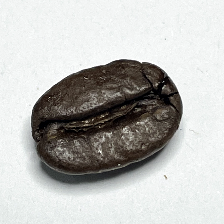
#> input picture dataset/train/Dark/dark (10).png, 224 x 224 px, found by its file name; its folder holds only this picture in this run
$ jupyter execute --allow-errors 'Project_GLCM_BIJI__kopi2 (3).ipynb'   (older library calls are emulated)
#> lines starting #> are read from the running program, lines starting #| are printed output that depends on the picture
### Import Library

Tahap ini berisi proses pemanggilan sejumlah library yang diperlukan untuk mendukung pengolahan citra digital, ekstraksi fitur tekstur, visualisasi data, pengelolaan data, serta proses pelatihan dan evaluasi model klasifikasi. Setiap library memiliki fungsi tertentu yang berperan dalam mendukung keseluruhan tahapan penelitian.

| No | Library                                    | Fungsi                                                                                                                                                                                                   |
| -- | ------------------------------------------ | -------------------------------------------------------------------------------------------------------------------------------------------------------------------------------------------------------- |
| 1  | `os`                                       | Digunakan untuk mengakses dan mengelola sistem operasi, seperti membaca direktori dataset, menelusuri struktur folder, serta menangani file citra yang digunakan dalam penelitian.                       |
| 2  | `cv2` (`cv`)                               | Merupakan library OpenCV yang digunakan untuk melakukan berbagai proses pengolahan citra digital, seperti membaca citra, mengubah ukuran gambar, konversi ke grayscale, filtering, dan manipulasi citra. |
| 3  | `zipfile`                                  | Digunakan untuk mengekstrak dataset yang masih berbentuk file `.zip` agar dapat diakses dan diproses pada tahap analisis selanjutnya.                                                                    |
| 4  | `numpy` (`np`)                             | Digunakan untuk melakukan komputasi numerik serta mengolah data dalam bentuk array multidimensi, terutama pada proses pengolahan citra dan perhitungan matematis.                                        |
| 5  | `pandas` (`pd`)                            | Digunakan untuk mengelola data dalam bentuk tabel atau `DataFrame`, seperti menyusun hasil ekstraksi fitur, menyimpan data fitur, serta menampilkan hasil evaluasi model.                                |
| 6  | `matplotlib.pyplot` (`plt`)                | Digunakan untuk membuat visualisasi, misalnya menampilkan sampel citra, distribusi data, grafik hasil analisis, serta confusion matrix dari hasil klasifikasi.                                           |
| 7  | `skimage.feature.graycomatrix`             | Digunakan untuk membentuk Gray Level Co-occurrence Matrix (GLCM), yaitu matriks yang merepresentasikan hubungan tingkat keabuan antar piksel dalam citra.                                                |
| 8  | `skimage.feature.graycoprops`              | Digunakan untuk menghitung fitur tekstur berdasarkan matriks GLCM, seperti contrast, dissimilarity, homogeneity, energy, correlation, dan ASM.                                                           |
| 9  | `sklearn.model_selection.train_test_split` | Digunakan untuk membagi dataset menjadi data latih dan data uji sehingga model dapat dilatih serta dievaluasi menggunakan data yang berbeda.                                                             |
| 10 | `sklearn.preprocessing.LabelEncoder`       | Digunakan untuk mengubah label kelas berbentuk teks menjadi nilai numerik agar dapat diproses oleh algoritma machine learning.                                                                           |
| 11 | `sklearn.preprocessing.StandardScaler`     | Digunakan untuk menstandarkan skala data fitur agar setiap fitur memiliki rentang nilai yang seimbang dan tidak mendominasi proses pembelajaran model.                                                   |
| 12 | `sklearn.metrics.accuracy_score`           | Digunakan untuk menghitung nilai akurasi model berdasarkan perbandingan antara jumlah prediksi yang benar dengan keseluruhan data uji.                                                                   |
| 13 | `sklearn.metrics.classification_report`    | Digunakan untuk menampilkan laporan evaluasi model yang mencakup nilai precision, recall, f1-score, dan support untuk setiap kelas.                                                                      |
| 14 | `sklearn.metrics.confusion_matrix`         | Digunakan untuk menyajikan matriks evaluasi yang menunjukkan jumlah prediksi benar dan salah pada masing-masing kelas.                                                                                   |
| 15 | `sklearn.metrics.precision_score`          | Digunakan untuk mengukur tingkat ketepatan model dalam memprediksi suatu kelas berdasarkan hasil klasifikasi yang diberikan.                                                                             |
| 16 | `sklearn.metrics.recall_score`             | Digunakan untuk mengukur kemampuan model dalam mengenali seluruh data yang benar pada setiap kelas.                                                                                                      |
| 17 | `sklearn.metrics.f1_score`                 | Digunakan untuk menghitung nilai evaluasi yang menyeimbangkan precision dan recall melalui rata-rata harmonis keduanya.                                                                                  |
| 18 | `sklearn.svm.SVC`                          | Digunakan sebagai implementasi algoritma Support Vector Machine (SVM), yaitu metode klasifikasi yang bekerja dengan mencari hyperplane terbaik untuk memisahkan kelas data.                              |
| 19 | `sklearn.ensemble.RandomForestClassifier`  | Digunakan sebagai implementasi algoritma Random Forest yang membangun sejumlah decision tree untuk meningkatkan stabilitas, generalisasi, dan performa klasifikasi.                                      |
| 20 | `sklearn.neighbors.KNeighborsClassifier`   | Digunakan sebagai implementasi algoritma K-Nearest Neighbors (KNN), yaitu metode klasifikasi yang menentukan kelas data berdasarkan kedekatannya dengan sejumlah tetangga terdekat.                      |

Berdasarkan library yang digunakan, penelitian ini menggabungkan beberapa tahapan utama, yaitu pengolahan citra digital menggunakan OpenCV, ekstraksi fitur tekstur menggunakan metode Gray Level Co-occurrence Matrix (GLCM), serta klasifikasi menggunakan tiga algoritma machine learning, yaitu K-Nearest Neighbors (KNN), Support Vector Machine (SVM), dan Random Forest. Kombinasi tersebut digunakan untuk mengklasifikasikan tingkat kematangan biji kopi serta membandingkan performa masing-masing model berdasarkan hasil evaluasi yang diperoleh.

[cell 1]
import os
import cv2 as cv
import zipfile
import numpy as np
import pandas as pd
import matplotlib.pyplot as plt

from skimage.feature import graycomatrix, graycoprops

from sklearn.model_selection import train_test_split
from sklearn.preprocessing import LabelEncoder, StandardScaler
from sklearn.metrics import accuracy_score, classification_report, confusion_matrix, precision_score, recall_score, f1_score

from sklearn.svm import SVC
from sklearn.ensemble import RandomForestClassifier
from sklearn.neighbors import KNeighborsClassifier

[cell 2]
import zipfile

zip_path = '/content/archive.zip'
extract_path = '/content/'

#> (the rest of this cell did not finish here and is left out)

[cell 3]
dataset_path = "/content/train"
class_names = [
    folder for folder in os.listdir(dataset_path)
    if os.path.isdir(os.path.join(dataset_path, folder))
]

[cell 4]
VALID_EXTENSIONS = ('.jpg', '.jpeg', '.png')

def load_dataset(dataset_path: str, class_names: list) -> tuple:
#> called with dataset_path = '/content/train'
    data       = []
    labels     = []
    file_names = []

    print(f"Memuat dataset dari: {dataset_path}")
    print(f"Kelas ditemukan    : {class_names}\n")

    for class_name in class_names:
        class_path   = os.path.join(dataset_path, class_name)
        image_files  = [
            f for f in os.listdir(class_path)
            if f.lower().endswith(VALID_EXTENSIONS)
        ]

        loaded  = 0
        skipped = 0

        for filename in image_files:
            image_path = os.path.join(class_path, filename)
            image      = cv.imread(image_path)
#> image is the input picture: shape (224, 224, 3); mean B, G, R 185.2, 187.7, 187.7

            if image is None:
                skipped += 1
                continue

            data.append(image)
            labels.append(class_name)
            file_names.append(filename)
            loaded += 1

        print(f"  [{class_name}] dimuat: {loaded} gambar | dilewati: {skipped} gambar")

    print(f"\nTotal gambar berhasil dimuat: {len(data)}")
#| Total gambar berhasil dimuat: 2
    return data, labels, file_names

data, labels, file_names = load_dataset(dataset_path, class_names)
#> data = 2 items; labels = ['Dark', 'Green']; file_names = ['dark (10).png', 'green (101).png']
print("Jumlah data:", len(data))
#| Jumlah data: 2
print("Jumlah label:", len(labels))
#| Jumlah label: 2
print("Jumlah nama file:", len(file_names))
#| Jumlah nama file: 2

[cell 5]
def hitung_jumlah_data(dataset_path):
    """
    Menghitung jumlah citra pada setiap kelas dalam dataset.
    Label kelas diambil dari nama folder.
    """

    jumlah_data = {}

    class_names = [
        folder for folder in os.listdir(dataset_path)
        if os.path.isdir(os.path.join(dataset_path, folder))
    ]

    for class_name in class_names:
        class_path = os.path.join(dataset_path, class_name)

        image_files = [
            file for file in os.listdir(class_path)
            if file.lower().endswith(('.jpg', '.jpeg', '.png'))
        ]

        jumlah_data[class_name] = len(image_files)

    jumlah_df = pd.DataFrame({
        "Kelas": list(jumlah_data.keys()),
        "Jumlah Data": list(jumlah_data.values())
    })

    return jumlah_df

[cell 6]
jumlah_df = hitung_jumlah_data(dataset_path)
jumlah_df

### Menghitung Jumlah Data pada Setiap Kelas

Fungsi `hitung_jumlah_data(dataset_path)` digunakan untuk menghitung jumlah citra pada setiap kelas dalam dataset. Nama kelas diperoleh dari nama folder yang terdapat pada direktori dataset. Selanjutnya, program membaca seluruh file gambar dengan ekstensi `.jpg`, `.jpeg`, dan `.png` pada setiap folder, kemudian menghitung jumlah gambar yang ditemukan menggunakan fungsi `len()`.

Hasil perhitungan disimpan dalam bentuk `DataFrame` yang terdiri dari kolom `Kelas` dan `Jumlah Data`. Informasi ini digunakan untuk mengetahui distribusi data pada setiap kategori tingkat kematangan biji kopi dan memastikan bahwa jumlah data antar kelas relatif seimbang sebelum dilakukan proses klasifikasi.

[cell 7]
def visualisasi_distribusi_data(jumlah_df, title):
    """
    Menampilkan grafik distribusi jumlah data setiap kelas.
    """
#> called with title = 'Distribusi Data Sebelum Augmentasi'

    plt.figure(figsize=(10, 5))
    plt.bar(jumlah_df["Kelas"], jumlah_df["Jumlah Data"])

    plt.title(title)
    plt.xlabel("Kelas")
    plt.ylabel("Jumlah Citra")
    plt.xticks(rotation=30)
    plt.show()
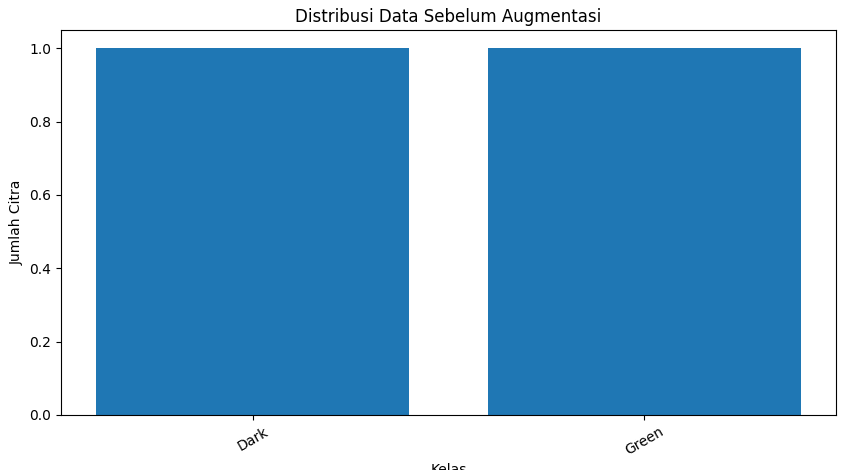
#> figure drawn by matplotlib, 1 panel

[cell 8]
visualisasi_distribusi_data(
    jumlah_df,
    "Distribusi Data Sebelum Augmentasi"
)

### Visualisasi Distribusi Data

Fungsi `visualisasi_distribusi_data(jumlah_df, title)` digunakan untuk menampilkan grafik batang (*bar chart*) yang menunjukkan distribusi jumlah citra pada setiap kelas dalam dataset. Grafik dibuat menggunakan library Matplotlib dengan sumbu horizontal (x) yang merepresentasikan nama kelas dan sumbu vertikal (y) yang menunjukkan jumlah citra pada masing-masing kelas.

Pada pemanggilan fungsi `visualisasi_distribusi_data(jumlah_df, "Distribusi Data Sebelum Augmentasi")`, grafik yang dihasilkan menampilkan distribusi data sebelum dilakukan proses augmentasi. Visualisasi ini bertujuan untuk memberikan gambaran mengenai persebaran jumlah data pada setiap kategori tingkat kematangan biji kopi serta membantu mengidentifikasi apakah terdapat ketidakseimbangan jumlah data antar kelas yang berpotensi memengaruhi performa model klasifikasi.

### Menampilkan Sampel Data

Fungsi `tampilkan_sample_data()` digunakan untuk menampilkan satu sampel gambar dari setiap kelas dalam dataset. Program terlebih dahulu membaca seluruh folder kelas dan mengambil satu file gambar dari masing-masing folder yang memiliki ekstensi `.jpg`, `.jpeg`, atau `.png`.

Setiap gambar kemudian dibaca menggunakan OpenCV dan dikonversi dari format warna BGR ke RGB agar dapat ditampilkan dengan benar menggunakan Matplotlib. Selanjutnya, seluruh gambar sampel ditampilkan dalam satu figure beserta nama kelasnya, sedangkan sumbu koordinat disembunyikan agar tampilan lebih jelas.

Visualisasi ini bertujuan untuk memberikan gambaran awal mengenai karakteristik visual pada setiap kategori tingkat kematangan biji kopi serta memastikan bahwa data citra berhasil dimuat dengan baik sebelum dilakukan tahap preprocessing dan ekstraksi fitur.

[cell 9]
def tampilkan_sample_data(dataset_path: str, class_names: list, figsize: tuple = (14, 5)) -> None:
    """
    Menampilkan 1 sampel gambar dari setiap kelas dalam dataset.

    Args:
        dataset_path (str)  : Path folder utama dataset
        class_names  (list) : Daftar nama kelas (nama folder)
        figsize      (tuple): Ukuran figure matplotlib, default (14, 5)
    """
#> called with dataset_path = '/content/train', figsize = (14, 5)
    plt.figure(figsize=figsize)

    for i, class_name in enumerate(class_names):
        class_path  = os.path.join(dataset_path, class_name)
        image_files = [
            f for f in os.listdir(class_path)
            if f.lower().endswith(VALID_EXTENSIONS)
        ]

        if len(image_files) == 0:
            print(f"[PERINGATAN] Tidak ada gambar pada kelas '{class_name}'")
            continue

        image_path = os.path.join(class_path, image_files[0])

        image     = cv.imread(image_path)
        image_rgb = cv.cvtColor(image, cv.COLOR_BGR2RGB)

        plt.subplot(1, len(class_names), i + 1)
        plt.imshow(image_rgb)
        plt.title(class_name)
        plt.axis("off")

    plt.suptitle("Sampel Gambar per Kelas", fontsize=13, y=1.02)
    plt.tight_layout()
    plt.show()
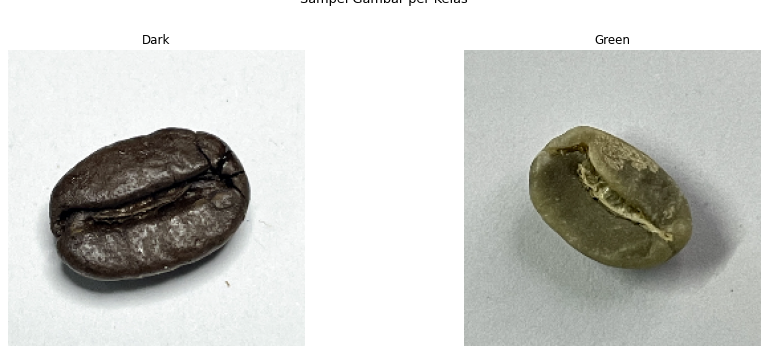
#> figure drawn by matplotlib, 2 panels

[cell 10]
tampilkan_sample_data(dataset_path, class_names)

### Preprocessing Citra

Fungsi `preprocess_image()` digunakan untuk melakukan tahap awal preprocessing pada citra sebelum masuk ke proses ekstraksi fitur atau klasifikasi. Pada kode ini, preprocessing terdiri dari empat tahap utama, yaitu resize, konversi grayscale, mean filter, dan morphological closing.

Tahap pertama dilakukan oleh fungsi `prepro1()`, yaitu mengubah ukuran citra menjadi `128 × 128` piksel menggunakan metode nearest neighbor. Metode ini bekerja dengan mengambil nilai piksel terdekat dari citra asli untuk mengisi piksel pada citra baru. Resize dilakukan agar seluruh citra memiliki ukuran yang seragam sehingga lebih mudah diproses pada tahap berikutnya.

Tahap kedua dilakukan oleh fungsi `prepro2()`, yaitu mengubah citra berwarna menjadi citra grayscale. Proses ini menggunakan rumus luminance dengan memperhitungkan bobot kanal merah, hijau, dan biru. Karena citra yang dibaca menggunakan OpenCV umumnya berada dalam format BGR, maka kanal `image[:, :, 2]` digunakan sebagai merah, `image[:, :, 1]` sebagai hijau, dan `image[:, :, 0]` sebagai biru.

Tahap ketiga dilakukan oleh fungsi `prepro6()`, yaitu mean filter dengan kernel `3 × 3`. Filter ini bekerja dengan mengganti setiap nilai piksel menggunakan rata-rata dari piksel-piksel tetangganya. Mean filter digunakan untuk menghaluskan noise ringan pada citra sehingga distribusi intensitas menjadi lebih merata dan stabil sebelum proses ekstraksi fitur.

Tahap keempat dilakukan oleh fungsi `prepro7()`, yaitu morphological closing grayscale. Closing merupakan kombinasi dari operasi dilasi diikuti oleh erosi menggunakan kernel `3 × 3`. Dilasi bekerja dengan mengambil nilai maksimum pada area kernel, sedangkan erosi mengambil nilai minimum. Proses closing berfungsi untuk menutup celah kecil atau lubang pada citra serta memperhalus kontur objek tanpa mengubah ukuran keseluruhannya secara signifikan.

Hasil akhir dari fungsi `preprocess_image()` adalah citra grayscale berukuran `128 × 128` piksel yang telah melalui proses penghalusan dan perbaikan morfologi. Tahap ini bertujuan untuk menyeragamkan ukuran citra, menyederhanakan informasi warna, serta meningkatkan kualitas tekstur agar data lebih siap digunakan dalam proses analisis citra.

[cell 11]
def prepro1(image):
    """
    Preprocessing 1: Resize.
    Mengubah ukuran citra menjadi 128 × 128 piksel
    menggunakan metode nearest neighbor sederhana.
    """
    h, w = image.shape[:2]
    new_h, new_w = 128, 128

    resized = np.zeros((new_h, new_w, image.shape[2]), dtype=image.dtype)

    for i in range(new_h):
        for j in range(new_w):
            x = int(i * h / new_h)
            y = int(j * w / new_w)
            resized[i, j] = image[x, y]
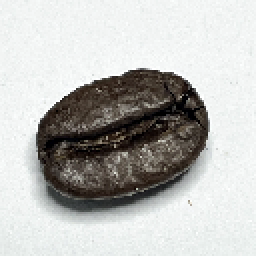
#> resized: shape (128, 128, 3) (shown 2 times larger); mean B, G, R 185.2, 187.8, 187.7

    return resized


def prepro2(image):
    """
    Preprocessing 2: Grayscale.
    Mengubah citra RGB menjadi citra keabuan
    menggunakan persamaan luminance.
    """
    gray = (
        0.299 * image[:, :, 2] +
        0.587 * image[:, :, 1] +
        0.114 * image[:, :, 0]
    ).astype(np.uint8)

    return gray


# [84 lines left out: functions prepro3, prepro4, prepro5, not called in this run]

def prepro6(image, kernel_size=3):
    # [PERUBAHAN] Mean filter digunakan untuk menghaluskan noise ringan
#> called with kernel_size = 3
    pad = kernel_size // 2
    padded = np.pad(image, ((pad, pad), (pad, pad)), mode="edge")
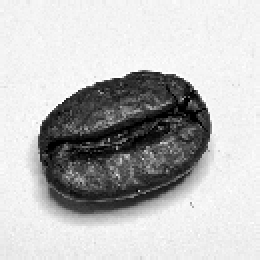
#> padded: shape (130, 130) (shown 2 times larger); min 0, max 255, mean 188.6

    hasil = np.zeros_like(image, dtype=np.float32)

    for i in range(image.shape[0]):
        for j in range(image.shape[1]):
            area = padded[i:i + kernel_size, j:j + kernel_size]
            hasil[i, j] = np.mean(area)
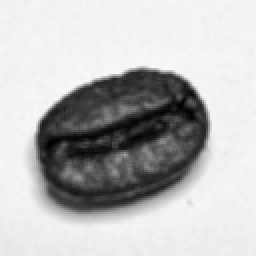
#> hasil: shape (128, 128) float32 (shown 2 times larger); min 0.111, max 250.1, mean 187

    return hasil.astype(np.uint8)


def dilasi_grayscale(image, kernel_size=3):
    # [PERUBAHAN] Dilasi grayscale mengambil nilai maksimum pada area kernel
#> called with kernel_size = 3
    pad = kernel_size // 2
    padded = np.pad(image, ((pad, pad), (pad, pad)), mode="edge")
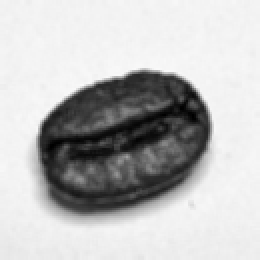
#> padded: shape (130, 130) (shown 2 times larger); min 0, max 250, mean 188.2

    hasil = np.zeros_like(image)

    for i in range(image.shape[0]):
        for j in range(image.shape[1]):
            area = padded[i:i + kernel_size, j:j + kernel_size]
            hasil[i, j] = np.max(area)
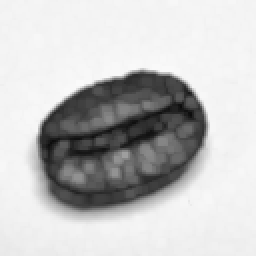
#> hasil: shape (128, 128) (shown 2 times larger); min 10, max 250, mean 194.9

    return hasil.astype(np.uint8)


def erosi_grayscale(image, kernel_size=3):
    # [PERUBAHAN] Erosi grayscale mengambil nilai minimum pada area kernel
#> called with kernel_size = 3
    pad = kernel_size // 2
    padded = np.pad(image, ((pad, pad), (pad, pad)), mode="edge")
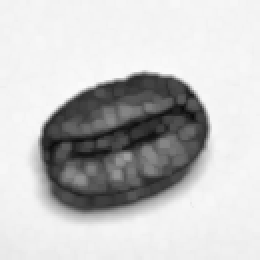
#> padded: shape (130, 130) (shown 2 times larger); min 10, max 250, mean 196.3

    hasil = np.zeros_like(image)

    for i in range(image.shape[0]):
        for j in range(image.shape[1]):
            area = padded[i:i + kernel_size, j:j + kernel_size]
            hasil[i, j] = np.min(area)

    return hasil.astype(np.uint8)


def prepro7(image, kernel_size=3):
    # [PERUBAHAN] Closing = dilasi lalu erosi
    image = dilasi_grayscale(image, kernel_size)
    image = erosi_grayscale(image, kernel_size)

    return image

[cell 12]
def preprocess_image(image):
    """
    Melakukan preprocessing pada satu gambar untuk Percobaan 3.

    Tahapan:
        1. Resize
        2. Grayscale

    """
    image = prepro1(image)          # Resize
#> after the loop in prepro1 (call 2), `for i in range(new_h):`:
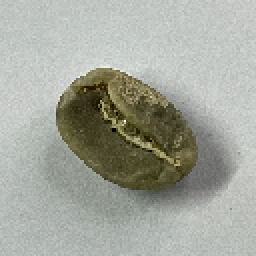
#> resized: shape (128, 128, 3) (shown 2 times larger); mean B, G, R 156.9, 166.4, 163.9
    image = prepro2(image)          # Grayscale
    image = prepro6(image, 3)       # [PERUBAHAN] Filtering rata-rata (Mean)
#> (the rest of the program and of its run is left out)
